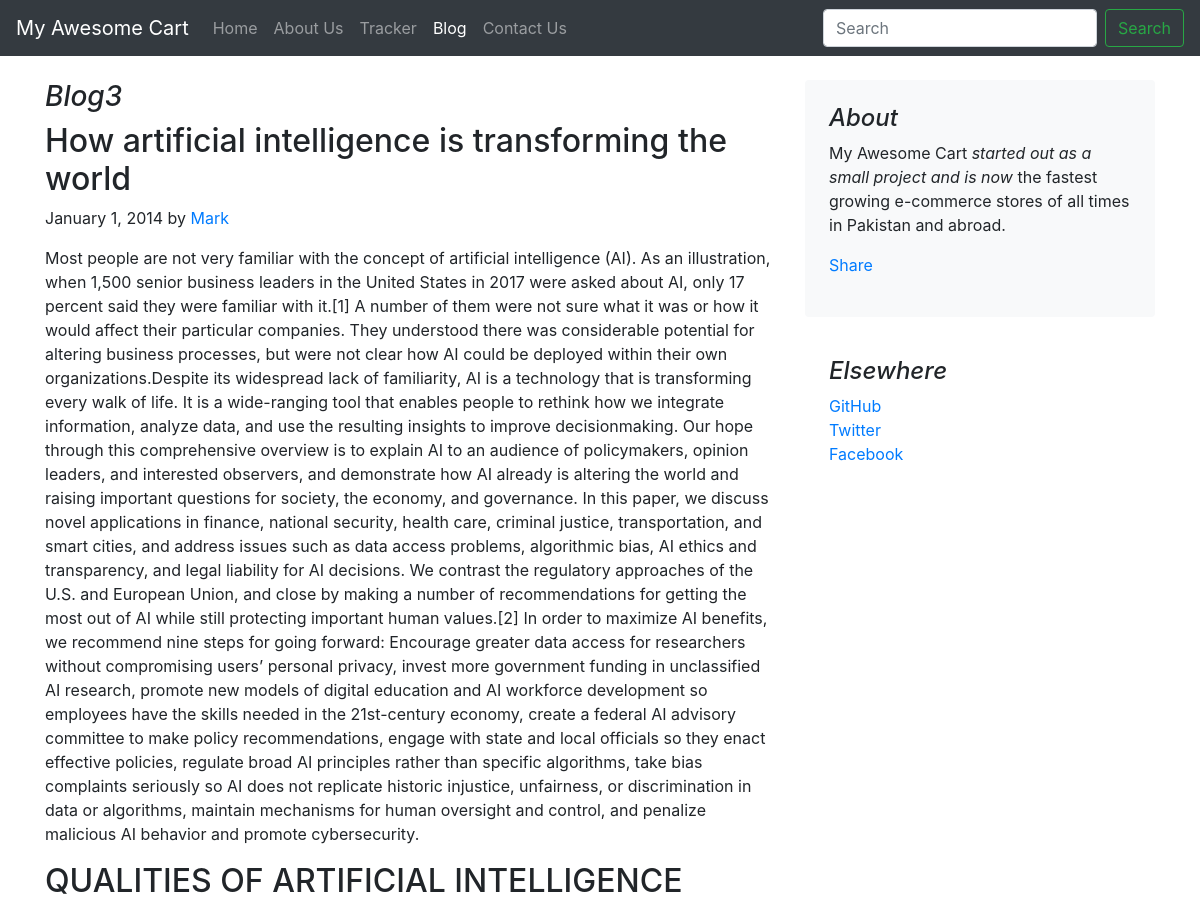
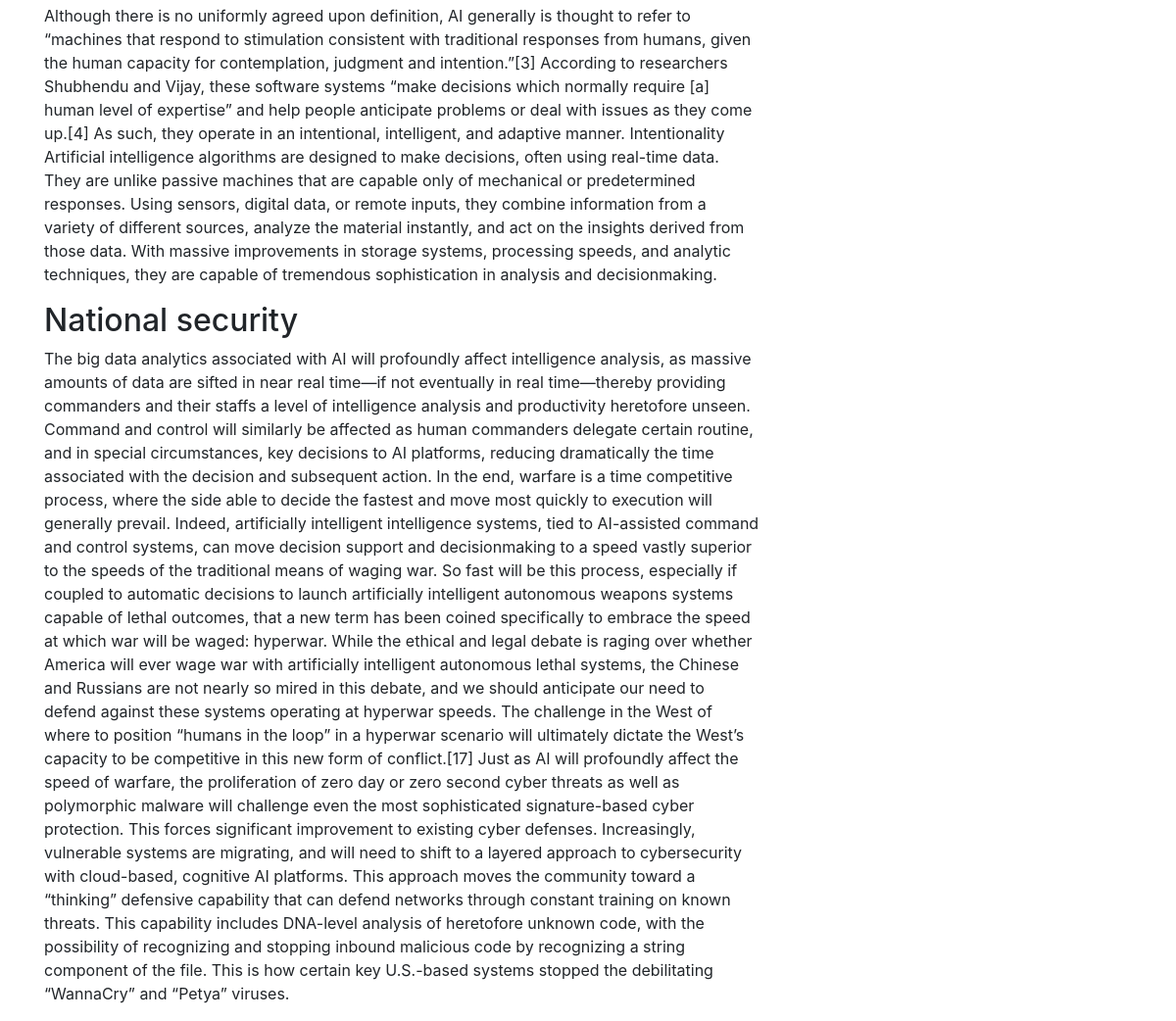
The app's page /blog/blogpost/3 with its own data (2 pictures, top to bottom).
### blog/models.py (models this page shows, shortened)
class Blogpost(models.Model):
    post_id = models.AutoField(primary_key= True)
    tilte = models.CharField(max_length=50)
    head0 = models.CharField(max_length=500)
    chead0 = models.CharField(max_length=5000)
    head1 = models.CharField(max_length=500)
    chead1 = models.CharField(max_length=5000)
    head2 = models.CharField(max_length=500)
    chead2 = models.CharField(max_length=5000)
    pub_date = models.DateField()
    thumbnail = models.ImageField(upload_to='blog/images')

### blog/views.py (the view)
# urls.py: path("blogpost/<int:id>", views.blogpost, name="blogHome"),
def blogpost(request, id):
    post = Blogpost.objects.filter(post_id = id)[0]
    return render(request, 'blog/blogpost.html',{'post':post})

### blog/templates/blog/blogpost.html (shortened to what this page needs)
{% extends 'blog/basic.html' %}
{% block body %}
<div class="container">
    <div class="row mt-4">
        <div class="col-md-8 blog-main">
            <h3 class="font-italic">
                {{post.tilte}}
            </h3>
            <div class="blog-post">
                <h2 class="blog-post-title">{{post.head0}}</h2>
                <p class="blog-post-meta">January 1, 2014 by <a href="#">Mark</a></p>
                <p>{{post.chead0}}</p>
                <h2>{{post.head1}}</h2>
                <p>{{post.chead1}}</p>
                <h2>{{post.head2}}</h2>
                <p>{{post.chead2}}</p>
            </div>
        </div>
        <aside class="col-md-4 blog-sidebar">
            <div class="p-4 mb-3 bg-light rounded">
                <h4 class="font-italic">About</h4>
                <p class="mb-0">My Awesome Cart <em>started out as a small project and is now</em> the fastest growing e-commerce stores of all times in Pakistan and abroad.</p>
                <div class="my-3 fb-share-button" data-href="http://127.0.0.1:8000/blog/blogpost/{{post.post_id}}" data-layout="button_count" data-size="large"><a target="_blank" href="https://www.facebook.com/sharer/sharer.php?u=http%3A%2F%2F127.0.0.1%3A8000%2Fblog%2Fblogpost%2F4&src=sdkpreparse" class="fb-xfbml-parse-ignore">Share</a></div>
            </div>
            <div class="p-4">
                <h4 class="font-italic">Elsewhere</h4>
                <ol class="list-unstyled">
                    <li><a href="#">GitHub</a></li>
                    <li><a href="#">Twitter</a></li>
                    <li><a href="#">Facebook</a></li>
                </ol>
            </div>
        </aside>
    </div>
</div>
{% endblock %}

### records on screen
Blogpost: tilte "Blog3", head0 "How artificial intelligence is transforming the world", chead0 "Most people are not very familiar with the concept of artificial intelligence (AI). As an illustration, when 1,500 senior business leaders in the United States in 2017 were asked about AI, only 17 percent said they were familiar with it.[1] A number of them were not sure what it was or how it would affect their particular companies. They understood there was considerable potential for altering business processes, but were not clear how AI could be deployed within their own organizations.Despite its widespread lack of familiarity, AI is a technology that is transforming every walk of life. It is a wide-ranging tool that enables people to rethink how we integrate information, analyze data,…", head1 "QUALITIES OF ARTIFICIAL INTELLIGENCE", chead1 "Although there is no uniformly agreed upon definition, AI generally is thought to refer to “machines that respond to stimulation consistent with traditional responses from humans, given the human capacity for contemplation, judgment and intention.”[3] According to researchers Shubhendu and Vijay, these software systems “make decisions which normally require [a] human level of expertise” and help people anticipate problems or deal with issues as they come up.[4] As such, they operate in an intentional, intelligent, and adaptive manner. Intentionality Artificial intelligence algorithms are designed to make decisions, often using real-time data. They are unlike passive machines that are…", head2 "National security", chead2 "The big data analytics associated with AI will profoundly affect intelligence analysis, as massive amounts of data are sifted in near real time—if not eventually in real time—thereby providing commanders and their staffs a level of intelligence analysis and productivity heretofore unseen. Command and control will similarly be affected as human commanders delegate certain routine, and in special circumstances, key decisions to AI platforms, reducing dramatically the time associated with the decision and subsequent action. In the end, warfare is a time competitive process, where the side able to decide the fastest and move most quickly to execution will generally prevail. Indeed, artificially…"
